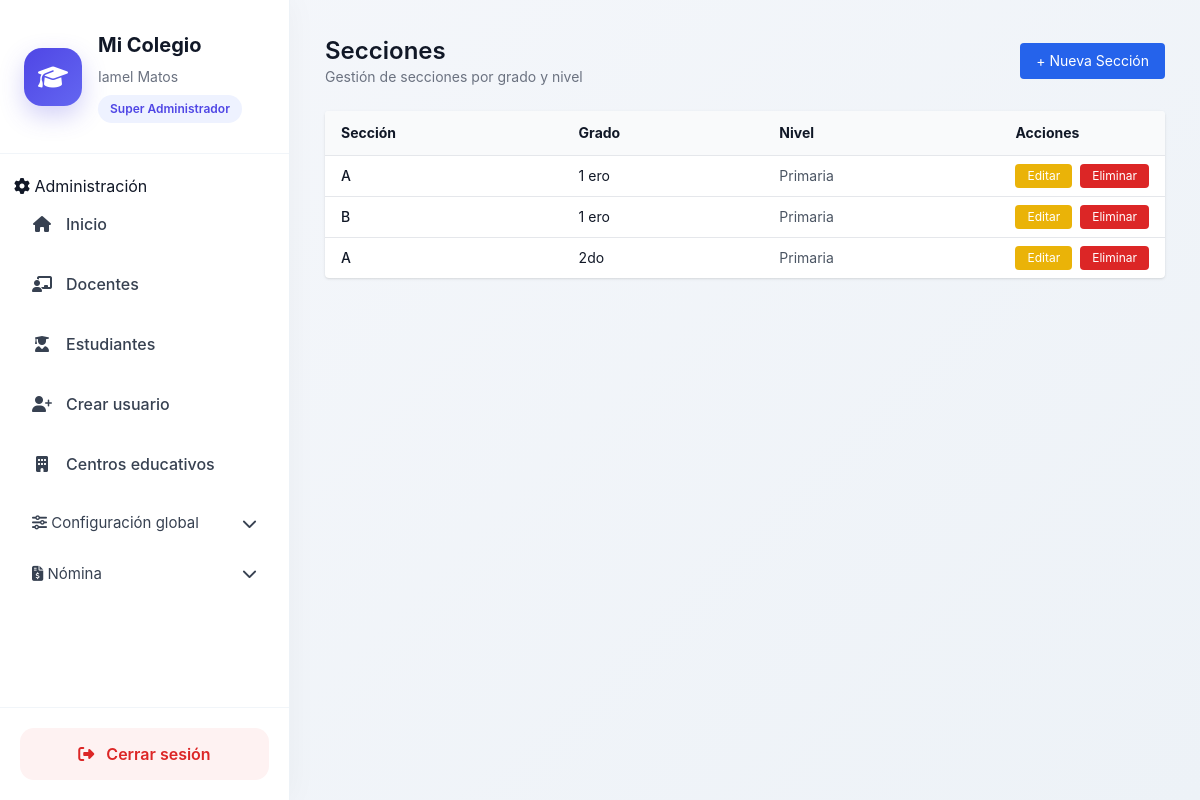
The page /academico/secciones/ (signed in) on the database its author committed.
### usuarios/models.py (models this page shows, shortened)
class Usuario(AbstractBaseUser, PermissionsMixin):
    ROLES = (
        ('superadmin', 'Super Administrador'),
        ('admin', 'Administrador'),
        ('secretaria', 'Secretaria'),
        ('docente', 'Docente'),
        ('estudiante', 'Estudiante'),
        ('director', 'Director'),
    )
    username = models.CharField(max_length=100, unique=True)
    email = models.EmailField(unique=True)
    first_name = models.CharField("Nombres", max_length=150)
    last_name = models.CharField("Apellidos", max_length=150)
    rol = models.CharField(
        max_length=20,
        choices=ROLES,
    )
    is_active = models.BooleanField(default=True)
    is_staff = models.BooleanField(default=False)
    fecha_creacion = models.DateTimeField(auto_now_add=True)
    objects = UsuarioManager()
    USERNAME_FIELD = "username"
    REQUIRED_FIELDS = ["email", "first_name", "last_name"]
    def get_full_name(self):
        return f"{self.first_name} {self.last_name}".strip()

### academico/models.py (models this page shows, shortened)
class Seccion(models.Model):
    grado = models.ForeignKey(Grado, on_delete=models.CASCADE)
    nombre = models.CharField(max_length=5)

class Grado(models.Model):
    nivel = models.ForeignKey(Nivel, on_delete=models.CASCADE)
    nombre = models.CharField(max_length=50)

class Nivel(models.Model):
    centro = models.ForeignKey('core.CentroEducativo', on_delete=models.CASCADE)
    nombre = models.CharField(max_length=50)

### academico/views.py (the view)
# urls.py: path('secciones/', views.seccion_list, name='seccion_list'),
@login_required
def seccion_list(request):
    centro = get_centro_activo(request)
    secciones = Seccion.objects.filter(
        grado__nivel__centro=centro
    ).select_related('grado', 'grado__nivel')
    return render(request, 'academico/seccion_list.html', {
        'secciones': secciones
    })

### academico/views.py (called while the page is built, shortened)
def get_centro_activo(request):
    user = request.user
    if not user.is_authenticated:
        return None
    if user.rol == 'superadmin':
        centro_id = request.session.get('centro_id')
        if not centro_id:
            return None
        return CentroEducativo.objects.filter(id=centro_id).first()

### core/context_processors.py (called while the page is built)
def configuracion_centro(request):
    centro_id = request.session.get('centro_id')
    configuracion = None
    if centro_id:
        try:
            configuracion = ConfiguracionCentro.objects.get(
                centro_id=centro_id
            )
        except ConfiguracionCentro.DoesNotExist:
            pass
    return {
        'configuracion': configuracion
    }

### academico/templates/academico/seccion_list.html (shortened to what this page needs)
{% extends "home.html" %}
{% block content %}
<div class="max-w-7xl mx-auto">
    <div class="flex items-center justify-between mb-6">
        <div>
            <h2 class="text-2xl font-semibold">Secciones</h2>
            <p class="text-sm text-gray-500">
                Gestión de secciones por grado y nivel
            </p>
        </div>
        <a href="{% url 'seccion_create' %}"
           class="bg-blue-600 text-white px-4 py-2 rounded text-sm hover:bg-blue-700">
            + Nueva Sección
        </a>
    </div>
    <div class="bg-white shadow rounded overflow-hidden">
        <table class="w-full text-sm">
            <thead class="bg-gray-50 text-left">
                <tr>
                    <th class="px-4 py-3">Sección</th>
                    <th class="px-4 py-3">Grado</th>
                    <th class="px-4 py-3">Nivel</th>
                    <th class="px-4 py-3 w-40">Acciones</th>
                </tr>
            </thead>
            <tbody>
                {% for seccion in secciones %}
                <tr class="border-t hover:bg-gray-50">
                    <td class="px-4 py-2 font-medium">
                        {{ seccion.nombre }}
                    </td>
                    <td class="px-4 py-2">
                        {{ seccion.grado.nombre }}
                    </td>
                    <td class="px-4 py-2 text-gray-600">
                        {{ seccion.grado.nivel.nombre }}
                    </td>
                    <td class="px-4 py-2 flex gap-2">
                        <a href="{% url 'seccion_update' seccion.id %}"
                           class="px-3 py-1 rounded bg-yellow-500 text-white text-xs hover:bg-yellow-600">
                            Editar
                        </a>
                        <button
                            onclick="confirmDelete('{{ seccion.id }}')"
                            class="px-3 py-1 rounded bg-red-600 text-white text-xs hover:bg-red-700">
                            Eliminar
                        </button>
                    </td>
                </tr>
                {% endfor %}
            </tbody>
        </table>
    </div>
</div>
{% endblock %}

### core/templates/home.html (shortened to what this page needs)
<!DOCTYPE html>
<html lang="es">
  {% load static %}
  <head>
    <script src="https://cdn.tailwindcss.com"></script>
    <link rel="stylesheet" href="https://cdnjs.cloudflare.com/ajax/libs/font-awesome/6.5.0/css/all.min.css" />
    <link rel="stylesheet" href="{% static 'css/dashboard.css' %}" />
  </head>
  <body class="dashboard-body">
    <div class="dashboard-layout">
      <aside class="sidebar">
        <div class="sidebar-header">
          <div class="sidebar-logo">
            <i class="fas fa-graduation-cap"></i>
          </div>
          <div>
            <h1 class="sidebar-title">Mi Colegio</h1>
            <p class="sidebar-user">{{ request.user.get_full_name }}</p>
            <span class="sidebar-role">{{ request.user.get_rol_display }}</span>
          </div>
        </div>
        <nav class="sidebar-nav">
          {% if request.user.is_authenticated %}
            {% if request.user.rol == 'admin' or request.user.rol == 'superadmin' or request.user.is_superuser %}
              <div class="sidebar-section">
                <span>
                  <i class="fas fa-cog"></i>
                  Administración
                </span>
              </div>
              <a href="{% url 'core:home' %}" class="sidebar-link">
                <i class="fas fa-home"></i>
                <span>Inicio</span>
              </a>
              <a href="{% url 'docente_list' %}" class="sidebar-link">
                <i class="fas fa-chalkboard-teacher"></i>
                <span>Docentes</span>
              </a>
              <a href="{% url 'estudiante_list' %}" class="sidebar-link">
                <i class="fas fa-user-graduate"></i>
                <span>Estudiantes</span>
              </a>
              <a href="{% url 'usuarios:crear_miembro' %}" class="sidebar-link">
                <i class="fas fa-user-plus"></i>
                <span>Crear usuario</span>
              </a>
              <a href="{% url 'core:centro_list' %}" class="sidebar-link">
                <i class="fas fa-building"></i>
                <span>Centros educativos</span>
              </a>
              <button type="button" onclick="toggleMenu('menu-configuracion')" class="menu-toggle">
                <div>
                  <i class="fas fa-sliders"></i>
                  <span>Configuración global</span>
                </div>
                <i class="fas fa-chevron-down"></i>
              </button>
            {% endif %}
{% if configuracion and configuracion.modulo_nomina %}
<button type="button"
        onclick="toggleMenu('menu-nomina')"
        class="menu-toggle">
    <div>
        <i class="fas fa-file-invoice-dollar"></i>
        <span>Nómina</span>
    </div>
    <i class="fas fa-chevron-down"></i>
</button>
{% endif %}
          {% endif %}
        </nav>
        <div class="sidebar-footer">
          <a href="{% url 'usuarios:logout' %}" class="logout-btn">
            <i class="fas fa-sign-out-alt"></i>
            <span>Cerrar sesión</span>
          </a>
        </div>
      </aside>
      <main class="main-content">
        {% block content %}
        {% endblock %}
      </main>
    </div>
  </body>
</html>

### static/css/dashboard.css (style rules this page uses)
body.dashboard-body { margin: 0; background: linear-gradient( 135deg, #f5f7fb, #edf2f7 ); font-family: "Inter", sans-serif; color: #111827; }
.dashboard-layout { display: flex; min-height: 100vh; }
.sidebar { width: 290px; background: #ffffff; border-right: 1px solid #edf2f7; display: flex; flex-direction: column; justify-content: space-between; box-shadow: 0 0 30px rgba(0,0,0,.04); }
.sidebar-header { padding: 30px 24px; border-bottom: 1px solid #f1f5f9; display: flex; gap: 16px; align-items: center; }
.sidebar-logo { width: 58px; height: 58px; border-radius: 18px; background: linear-gradient( 135deg, #4f46e5, #6366f1 ); display: flex; align-items: center; justify-content: center; color: white; font-size: 24px; box-shadow: 0 10px 25px rgba(79,70,229,.25); }
.sidebar-title { font-size: 20px; font-weight: 700; margin: 0; }
.sidebar-user { margin-top: 6px; font-size: 14px; color: #6b7280; }
.sidebar-role { display: inline-block; margin-top: 8px; background: #eef2ff; color: #4f46e5; padding: 5px 12px; border-radius: 999px; font-size: 12px; font-weight: 600; }
.sidebar-nav { padding: 20px 14px; flex: 1; overflow-y: auto; }
.sidebar-link { display: flex; align-items: center; gap: 14px; padding: 14px 18px; border-radius: 14px; text-decoration: none; color: #374151; margin-bottom: 8px; transition: all .25s ease; font-weight: 500; }
.sidebar-link i { width: 20px; text-align: center; }
.menu-toggle { width: 100%; border: none; background: transparent; display: flex; justify-content: space-between; align-items: center; padding: 14px 18px; border-radius: 14px; cursor: pointer; color: #374151; font-size: 15px; transition: all .25s ease; }
.sidebar-footer { padding: 20px; border-top: 1px solid #f1f5f9; }
.logout-btn { display: flex; align-items: center; justify-content: center; gap: 12px; background: #fef2f2; color: #dc2626; text-decoration: none; padding: 14px; border-radius: 14px; font-weight: 600; transition: all .25s ease; }
.main-content { flex: 1; padding: 35px; overflow-y: auto; }

### rows shown on the page
Usuario: user.get_full_name "Iamel Matos", user.rol "Super Administrador"
Seccion: nombre "A", grado.nombre "1 ero", grado.nivel.nombre "Primaria"
Seccion: nombre "B", grado.nombre "1 ero", grado.nivel.nombre "Primaria"
Seccion: nombre "A", grado.nombre "2do", grado.nivel.nombre "Primaria"
